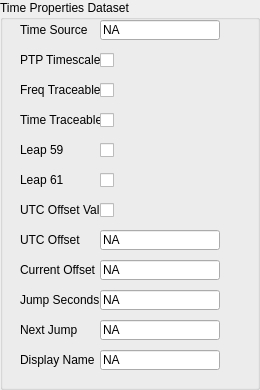
  <widget class="QGroupBox" name="PtpHcTimePropertiesDsGroupBox">
   <property name="geometry">
    <rect>
     <x>1100</x>
     <y>250</y>
     <width>260</width>
     <height>390</height>
    </rect>
   </property>
   <property name="title">
    <string>Time Properties Dataset</string>
   </property>
   <widget class="QLabel" name="PtpHcTimePropertiesDsTimeSourceLabel">
    <property name="geometry">
     <rect>
      <x>20</x>
      <y>20</y>
      <width>80</width>
      <height>20</height>
     </rect>
    </property>
    <property name="text">
     <string>Time Source</string>
    </property>
   </widget>
   <widget class="QLineEdit" name="PtpHcTimePropertiesDsTimeSourceValue">
    <property name="enabled">
     <bool>true</bool>
    </property>
    <property name="geometry">
     <rect>
      <x>100</x>
      <y>20</y>
      <width>120</width>
      <height>20</height>
     </rect>
    </property>
    <property name="text">
     <string>NA</string>
    </property>
   </widget>
   <widget class="QLineEdit" name="PtpHcTimePropertiesDsUtcOffsetValue">
    <property name="enabled">
     <bool>true</bool>
    </property>
    <property name="geometry">
     <rect>
      <x>100</x>
      <y>230</y>
      <width>120</width>
      <height>20</height>
     </rect>
    </property>
    <property name="text">
     <string>NA</string>
    </property>
   </widget>
   <widget class="QLabel" name="PtpHcTimePropertiesDsUtcOffsetLabel">
    <property name="geometry">
     <rect>
      <x>20</x>
      <y>230</y>
      <width>80</width>
      <height>20</height>
     </rect>
    </property>
    <property name="text">
     <string>UTC Offset</string>
    </property>
   </widget>
   <widget class="QLineEdit" name="PtpHcTimePropertiesDsCurrentOffsetValue">
    <property name="enabled">
     <bool>true</bool>
    </property>
    <property name="geometry">
     <rect>
      <x>100</x>
      <y>260</y>
      <width>120</width>
      <height>20</height>
     </rect>
    </property>
    <property name="text">
     <string>NA</string>
    </property>
   </widget>
   <widget class="QLabel" name="PtpHcTimePropertiesDsCurrentOffsetLabel">
    <property name="geometry">
     <rect>
      <x>20</x>
      <y>260</y>
      <width>80</width>
      <height>20</height>
     </rect>
    </property>
    <property name="text">
     <string>Current Offset</string>
    </property>
   </widget>
   <widget class="QLabel" name="PtpHcTimePropertiesDsFreqTraceableLabel">
    <property name="geometry">
     <rect>
      <x>20</x>
      <y>80</y>
      <width>80</width>
      <height>20</height>
     </rect>
    </property>
    <property name="text">
     <string>Freq Traceable</string>
    </property>
   </widget>
   <widget class="QCheckBox" name="PtpHcTimePropertiesDsFreqTraceableCheckBox">
    <property name="geometry">
     <rect>
      <x>100</x>
      <y>80</y>
      <width>80</width>
      <height>20</height>
     </rect>
    </property>
    <property name="text">
     <string/>
    </property>
   </widget>
   <widget class="QLabel" name="PtpHcTimePropertiesDsTimeTraceableLabel">
    <property name="geometry">
     <rect>
      <x>20</x>
      <y>110</y>
      <width>80</width>
      <height>20</height>
     </rect>
    </property>
    <property name="text">
     <string>Time Traceable</string>
    </property>
   </widget>
   <widget class="QCheckBox" name="PtpHcTimePropertiesDsTimeTraceableCheckBox">
    <property name="geometry">
     <rect>
      <x>100</x>
      <y>110</y>
      <width>80</width>
      <height>20</height>
     </rect>
    </property>
    <property name="text">
     <string/>
    </property>
   </widget>
   <widget class="QLabel" name="PtpHcTimePropertiesDsPtpTimescaleLabel">
    <property name="geometry">
     <rect>
      <x>20</x>
      <y>50</y>
      <width>80</width>
      <height>20</height>
     </rect>
    </property>
    <property name="text">
     <string>PTP Timescale</string>
    </property>
   </widget>
   <widget class="QCheckBox" name="PtpHcTimePropertiesDsPtpTimescaleCheckBox">
    <property name="geometry">
     <rect>
      <x>100</x>
      <y>50</y>
      <width>80</width>
      <height>20</height>
     </rect>
    </property>
    <property name="text">
     <string/>
    </property>
   </widget>
   <widget class="QLabel" name="PtpHcTimePropertiesDsLeap59Label">
    <property name="geometry">
     <rect>
      <x>20</x>
      <y>140</y>
      <width>80</width>
      <height>20</height>
     </rect>
    </property>
    <property name="text">
     <string>Leap 59</string>
    </property>
   </widget>
   <widget class="QCheckBox" name="PtpHcTimePropertiesDsLeap59CheckBox">
    <property name="geometry">
     <rect>
      <x>100</x>
      <y>140</y>
      <width>80</width>
      <height>20</height>
     </rect>
    </property>
    <property name="text">
     <string/>
    </property>
   </widget>
   <widget class="QCheckBox" name="PtpHcTimePropertiesDsLeap61CheckBox">
    <property name="geometry">
     <rect>
      <x>100</x>
      <y>170</y>
      <width>80</width>
      <height>20</height>
     </rect>
    </property>
    <property name="text">
     <string/>
    </property>
   </widget>
   <widget class="QLabel" name="PtpHcTimePropertiesDsLeap61Label">
    <property name="geometry">
     <rect>
      <x>20</x>
      <y>170</y>
      <width>80</width>
      <height>20</height>
     </rect>
    </property>
    <property name="text">
     <string>Leap 61</string>
    </property>
   </widget>
   <widget class="QLabel" name="PtpHcTimePropertiesDsUtcOffsetValLabel">
    <property name="geometry">
     <rect>
      <x>20</x>
      <y>200</y>
      <width>80</width>
      <height>20</height>
     </rect>
    </property>
    <property name="text">
     <string>UTC Offset Val</string>
    </property>
   </widget>
   <widget class="QCheckBox" name="PtpHcTimePropertiesDsUtcOffsetValCheckBox">
    <property name="geometry">
     <rect>
      <x>100</x>
      <y>200</y>
      <width>80</width>
      <height>20</height>
     </rect>
    </property>
    <property name="text">
     <string/>
    </property>
   </widget>
   <widget class="QLineEdit" name="PtpHcTimePropertiesDsJumpSecondsValue">
    <property name="enabled">
     <bool>true</bool>
    </property>
    <property name="geometry">
     <rect>
      <x>100</x>
      <y>290</y>
      <width>120</width>
      <height>20</height>
     </rect>
    </property>
    <property name="text">
     <string>NA</string>
    </property>
   </widget>
   <widget class="QLabel" name="PtpHcTimePropertiesDsJumpSecondsLabel">
    <property name="geometry">
     <rect>
      <x>20</x>
      <y>290</y>
      <width>80</width>
      <height>20</height>
     </rect>
    </property>
    <property name="text">
     <string>Jump Seconds</string>
    </property>
   </widget>
   <widget class="QLineEdit" name="PtpHcTimePropertiesDsNextJumpValue">
    <property name="enabled">
     <bool>true</bool>
    </property>
    <property name="geometry">
     <rect>
      <x>100</x>
      <y>320</y>
      <width>120</width>
      <height>20</height>
     </rect>
    </property>
    <property name="text">
     <string>NA</string>
    </property>
   </widget>
   <widget class="QLabel" name="PtpHcTimePropertiesDsNextJumpLabel">
    <property name="geometry">
     <rect>
      <x>20</x>
      <y>320</y>
      <width>80</width>
      <height>20</height>
     </rect>
    </property>
    <property name="text">
     <string>Next Jump</string>
    </property>
   </widget>
   <widget class="QLineEdit" name="PtpHcTimePropertiesDsDisplayNameValue">
    <property name="enabled">
     <bool>true</bool>
    </property>
    <property name="geometry">
     <rect>
      <x>100</x>
      <y>350</y>
      <width>120</width>
      <height>20</height>
     </rect>
    </property>
    <property name="text">
     <string>NA</string>
    </property>
   </widget>
   <widget class="QLabel" name="PtpHcTimePropertiesDsDisplayNameLabel">
    <property name="geometry">
     <rect>
      <x>20</x>
      <y>350</y>
      <width>80</width>
      <height>20</height>
     </rect>
    </property>
    <property name="text">
     <string>Display Name</string>
    </property>
   </widget>
  </widget>
